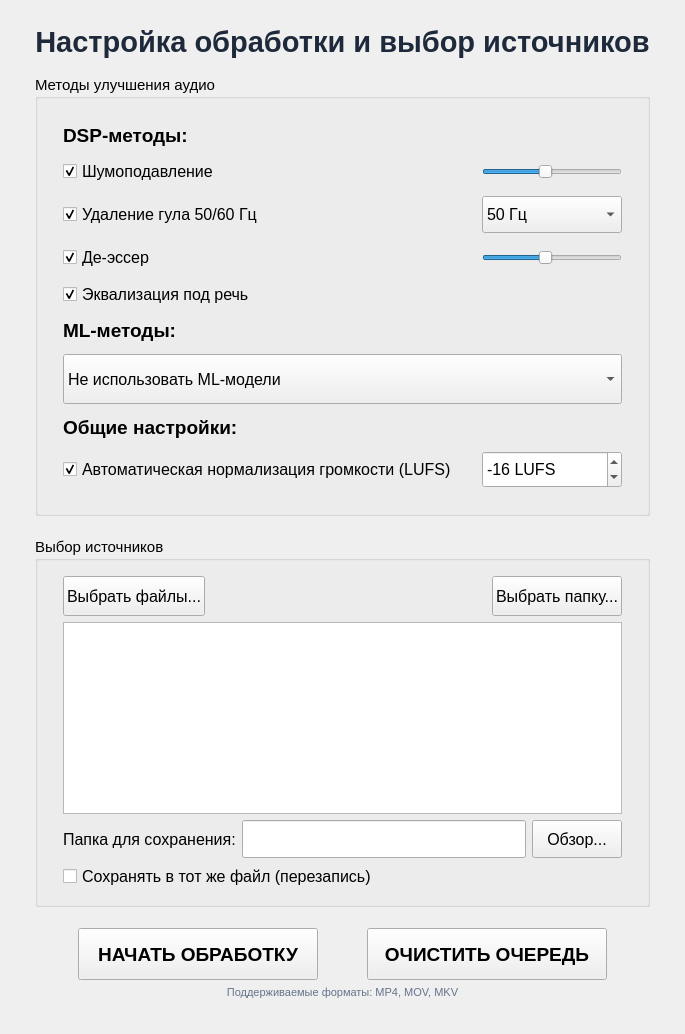
      <widget class="QWidget" name="processingScreen">
       <layout class="QVBoxLayout" name="verticalLayout_5">
        <property name="leftMargin">
         <number>35</number>
        </property>
        <property name="topMargin">
         <number>25</number>
        </property>
        <property name="rightMargin">
         <number>35</number>
        </property>
        <property name="bottomMargin">
         <number>25</number>
        </property>
        <item>
         <widget class="QLabel" name="processingTitleLabel">
          <property name="text">
           <string>&lt;html&gt;&lt;head/&gt;&lt;body&gt;&lt;p align=&quot;center&quot;&gt;&lt;span style=&quot; font-size:22pt; font-weight:700; color:#1e293b;&quot;&gt;Настройка обработки и выбор источников&lt;/span&gt;&lt;/p&gt;&lt;/body&gt;&lt;/html&gt;</string>
          </property>
          <property name="alignment">
           <set>Qt::AlignCenter</set>
          </property>
         </widget>
        </item>
        <item>
         <spacer name="verticalSpacer_process_mid1">
          <property name="orientation">
           <enum>Qt::Vertical</enum>
          </property>
          <property name="sizeHint" stdset="0">
           <size>
            <width>20</width>
            <height>10</height>
           </size>
          </property>
         </spacer>
        </item>
        <item>
         <widget class="QGroupBox" name="processingGroupBox">
          <property name="title">
           <string>Методы улучшения аудио</string>
          </property>
          <property name="font">
           <font>
            <pointsize>11</pointsize>
           </font>
          </property>
          <layout class="QGridLayout" name="gridLayout_3">
           <property name="leftMargin">
            <number>25</number>
           </property>
           <property name="topMargin">
            <number>25</number>
           </property>
           <property name="rightMargin">
            <number>25</number>
           </property>
           <property name="bottomMargin">
            <number>25</number>
           </property>
           <property name="horizontalSpacing">
            <number>25</number>
           </property>
           <property name="verticalSpacing">
            <number>12</number>
           </property>
           
           <item row="0" column="0" colspan="2">
            <widget class="QLabel" name="dspMethodsLabel">
             <property name="text">
              <string>&lt;html&gt;&lt;head/&gt;&lt;body&gt;&lt;p&gt;&lt;span style=&quot; font-size:14pt; font-weight:700;&quot;&gt;DSP-методы:&lt;/span&gt;&lt;/p&gt;&lt;/body&gt;&lt;/html&gt;</string>
             </property>
            </widget>
           </item>
           
           <item row="1" column="0">
            <widget class="QCheckBox" name="noiseReductionCheck">
             <property name="text">
              <string>Шумоподавление</string>
             </property>
             <property name="font">
              <font>
               <pointsize>12</pointsize>
              </font>
             </property>
             <property name="checked">
              <bool>true</bool>
             </property>
            </widget>
           </item>
           <item row="1" column="1">
            <widget class="QSlider" name="noiseReductionSlider">
             <property name="orientation">
              <enum>Qt::Horizontal</enum>
             </property>
             <property name="minimum">
              <number>1</number>
             </property>
             <property name="maximum">
              <number>10</number>
             </property>
             <property name="value">
              <number>5</number>
             </property>
            </widget>
           </item>
           
           <item row="2" column="0">
            <widget class="QCheckBox" name="humRemovalCheck">
             <property name="text">
              <string>Удаление гула 50/60 Гц</string>
             </property>
             <property name="font">
              <font>
               <pointsize>12</pointsize>
              </font>
             </property>
             <property name="checked">
              <bool>true</bool>
             </property>
            </widget>
           </item>
           <item row="2" column="1">
            <widget class="QComboBox" name="humFrequencyCombo">
             <property name="font">
              <font>
               <pointsize>12</pointsize>
              </font>
             </property>
             <property name="minimumSize">
              <size>
               <width>100</width>
               <height>37</height>
              </size>
             </property>
             <property name="maxVisibleItems">
              <number>8</number>
             </property>
             <item>
              <property name="text">
               <string>50 Гц</string>
              </property>
             </item>
             <item>
              <property name="text">
               <string>60 Гц</string>
              </property>
             </item>
            </widget>
           </item>
           
           <item row="3" column="0">
            <widget class="QCheckBox" name="deEsserCheck">
             <property name="text">
              <string>Де-эссер</string>
             </property>
             <property name="font">
              <font>
               <pointsize>12</pointsize>
              </font>
             </property>
             <property name="checked">
              <bool>true</bool>
             </property>
            </widget>
           </item>
           <item row="3" column="1">
            <widget class="QSlider" name="deEsserSlider">
             <property name="orientation">
              <enum>Qt::Horizontal</enum>
             </property>
             <property name="minimum">
              <number>1</number>
             </property>
             <property name="maximum">
              <number>10</number>
             </property>
             <property name="value">
              <number>5</number>
             </property>
            </widget>
           </item>
           
           <item row="4" column="0">
            <widget class="QCheckBox" name="eqCheck">
             <property name="text">
              <string>Эквализация под речь</string>
             </property>
             <property name="font">
              <font>
               <pointsize>12</pointsize>
              </font>
             </property>
             <property name="checked">
              <bool>true</bool>
             </property>
            </widget>
           </item>
           <item row="4" column="1">
            <widget class="QLabel" name="eqPlaceholder">
             <property name="text">
              <string/>
             </property>
            </widget>
           </item>
           
           <item row="5" column="0" colspan="2">
            <widget class="QLabel" name="mlMethodsLabel">
             <property name="text">
              <string>&lt;html&gt;&lt;head/&gt;&lt;body&gt;&lt;p&gt;&lt;span style=&quot; font-size:14pt; font-weight:700;&quot;&gt;ML-методы:&lt;/span&gt;&lt;/p&gt;&lt;/body&gt;&lt;/html&gt;</string>
             </property>
            </widget>
           </item>
           
           <item row="6" column="0" colspan="2">
            <widget class="QComboBox" name="mlModelCombo">
             <property name="font">
              <font>
               <pointsize>12</pointsize>
              </font>
             </property>
             <property name="minimumSize">
              <size>
               <width>0</width>
               <height>50</height>
              </size>
             </property>
             <property name="maxVisibleItems">
              <number>8</number>
             </property>
             <item>
              <property name="text">
               <string>Не использовать ML-модели</string>
              </property>
             </item>
             <item>
              <property name="text">
               <string>FRCRN</string>
              </property>
             </item>
             <item>
              <property name="text">
               <string>MossFormerGAN_SE</string>
              </property>
             </item>
             <item>
              <property name="text">
               <string>MetricGAN+</string>
              </property>
             </item>
            </widget>
           </item>
           
           <item row="7" column="0" colspan="2">
            <widget class="QLabel" name="generalSettingsLabel">
             <property name="text">
              <string>&lt;html&gt;&lt;head/&gt;&lt;body&gt;&lt;p&gt;&lt;span style=&quot; font-size:14pt; font-weight:700;&quot;&gt;Общие настройки:&lt;/span&gt;&lt;/p&gt;&lt;/body&gt;&lt;/html&gt;</string>
             </property>
            </widget>
           </item>
           
           <item row="8" column="0">
            <widget class="QCheckBox" name="normalizationCheck">
             <property name="text">
              <string>Автоматическая нормализация громкости (LUFS)</string>
             </property>
             <property name="font">
              <font>
               <pointsize>12</pointsize>
              </font>
             </property>
             <property name="checked">
              <bool>true</bool>
             </property>
             <property name="minimumSize">
              <size>
               <width>0</width>
               <height>35</height>
              </size>
             </property>
            </widget>
           </item>
           <item row="8" column="1">
            <widget class="QSpinBox" name="lufsSpinBox">
             <property name="font">
              <font>
               <pointsize>12</pointsize>
              </font>
             </property>
             <property name="minimumSize">
              <size>
               <width>120</width>
               <height>37</height>
              </size>
             </property>
             <property name="alignment">
              <set>Qt::AlignLeft</set>
             </property>
             <property name="suffix">
              <string> LUFS</string>
             </property>
             <property name="minimum">
              <number>-30</number>
             </property>
             <property name="maximum">
              <number>-10</number>
             </property>
             <property name="value">
              <number>-16</number>
             </property>
             <property name="buttonSymbols">
              <enum>QAbstractSpinBox::UpDownArrows</enum>
             </property>
            </widget>
           </item>
          </layout>
         </widget>
        </item>
        
        <item>
         <spacer name="verticalSpacer_process_mid2">
          <property name="orientation">
           <enum>Qt::Vertical</enum>
          </property>
          <property name="sizeHint" stdset="0">
           <size>
            <width>20</width>
            <height>15</height>
           </size>
          </property>
         </spacer>
        </item>
        
        <item>
         <widget class="QGroupBox" name="sourcesGroupBox">
          <property name="title">
           <string>Выбор источников</string>
          </property>
          <property name="font">
           <font>
            <pointsize>11</pointsize>
           </font>
          </property>
          <layout class="QVBoxLayout" name="verticalLayout_6">
           <property name="leftMargin">
            <number>25</number>
           </property>
           <property name="topMargin">
            <number>15</number>
           </property>
           <property name="rightMargin">
            <number>25</number>
           </property>
           <property name="bottomMargin">
            <number>15</number>
           </property>
           <item>
            <layout class="QHBoxLayout" name="horizontalLayout_3">
             <item>
              <widget class="QPushButton" name="selectFilesBtn">
               <property name="text">
                <string>Выбрать файлы...</string>
               </property>
               <property name="font">
                <font>
                 <pointsize>12</pointsize>
                </font>
               </property>
               <property name="minimumSize">
                <size>
                 <width>0</width>
                 <height>40</height>
                </size>
               </property>
              </widget>
             </item>
             <item>
              <spacer name="horizontalSpacer_btn">
               <property name="orientation">
                <enum>Qt::Horizontal</enum>
               </property>
               <property name="sizeHint" stdset="0">
                <size>
                 <width>30</width>
                 <height>20</height>
                </size>
               </property>
              </spacer>
             </item>
             <item>
              <widget class="QPushButton" name="selectFolderBtn">
               <property name="text">
                <string>Выбрать папку...</string>
               </property>
               <property name="font">
                <font>
                 <pointsize>12</pointsize>
                </font>
               </property>
               <property name="minimumSize">
                <size>
                 <width>0</width>
                 <height>40</height>
                </size>
               </property>
              </widget>
             </item>
            </layout>
           </item>
           <item>
            <widget class="QListWidget" name="fileListWidget">
             <property name="font">
              <font>
               <pointsize>12</pointsize>
              </font>
             </property>
             <property name="minimumSize">
              <size>
               <width>0</width>
               <height>100</height>
              </size>
             </property>
            </widget>
           </item>
           <item>
            <layout class="QHBoxLayout" name="horizontalLayout_4">
             <item>
              <widget class="QLabel" name="outputFolderLabel">
               <property name="text">
                <string>Папка для сохранения:</string>
               </property>
               <property name="font">
                <font>
                 <pointsize>12</pointsize>
                </font>
               </property>
              </widget>
             </item>
             <item>
              <widget class="QLineEdit" name="outputFolderLineEdit">
               <property name="font">
                <font>
                 <pointsize>12</pointsize>
                </font>
               </property>
               <property name="minimumSize">
                <size>
                 <width>0</width>
                 <height>38</height>
                </size>
               </property>
              </widget>
             </item>
             <item>
              <widget class="QPushButton" name="browseOutputBtn">
               <property name="text">
                <string>Обзор...</string>
               </property>
               <property name="font">
                <font>
                 <pointsize>12</pointsize>
                </font>
               </property>
               <property name="minimumSize">
                <size>
                 <width>90</width>
                 <height>38</height>
                </size>
               </property>
              </widget>
             </item>
            </layout>
           </item>
           <item>
            <widget class="QCheckBox" name="overwriteCheck">
             <property name="text">
              <string>Сохранять в тот же файл (перезапись)</string>
             </property>
             <property name="font">
              <font>
               <pointsize>12</pointsize>
              </font>
             </property>
            </widget>
           </item>
          </layout>
         </widget>
        </item>
        
        <item>
         <spacer name="verticalSpacer_process_mid3">
          <property name="orientation">
           <enum>Qt::Vertical</enum>
          </property>
          <property name="sizeHint" stdset="0">
           <size>
            <width>20</width>
            <height>15</height>
           </size>
          </property>
         </spacer>
        </item>
        
        <item>
         <layout class="QHBoxLayout" name="horizontalLayout_5">
          <item>
           <spacer name="horizontalSpacer_process_left">
            <property name="orientation">
             <enum>Qt::Horizontal</enum>
            </property>
            <property name="sizeHint" stdset="0">
             <size>
              <width>40</width>
              <height>20</height>
             </size>
            </property>
           </spacer>
          </item>
          <item>
           <widget class="QPushButton" name="startProcessingBtn">
            <property name="text">
             <string>НАЧАТЬ ОБРАБОТКУ</string>
            </property>
            <property name="font">
             <font>
              <pointsize>14</pointsize>
              <weight>75</weight>
              <bold>true</bold>
             </font>
            </property>
            <property name="minimumSize">
             <size>
              <width>240</width>
              <height>52</height>
             </size>
            </property>
           </widget>
          </item>
          <item>
           <spacer name="horizontalSpacer_process_mid">
            <property name="orientation">
             <enum>Qt::Horizontal</enum>
            </property>
            <property name="sizeHint" stdset="0">
             <size>
              <width>30</width>
              <height>20</height>
             </size>
            </property>
           </spacer>
          </item>
          <item>
           <widget class="QPushButton" name="clearQueueBtn">
            <property name="text">
             <string>ОЧИСТИТЬ ОЧЕРЕДЬ</string>
            </property>
            <property name="font">
             <font>
              <pointsize>14</pointsize>
              <weight>75</weight>
              <bold>true</bold>
             </font>
            </property>
            <property name="minimumSize">
             <size>
              <width>240</width>
              <height>52</height>
             </size>
            </property>
           </widget>
          </item>
          <item>
           <spacer name="horizontalSpacer_process_right">
            <property name="orientation">
             <enum>Qt::Horizontal</enum>
            </property>
            <property name="sizeHint" stdset="0">
             <size>
              <width>40</width>
              <height>20</height>
             </size>
            </property>
           </spacer>
          </item>
         </layout>
        </item>
        
        <item>
         <widget class="QLabel" name="formatsLabel">
          <property name="text">
           <string>&lt;html&gt;&lt;head/&gt;&lt;body&gt;&lt;p align=&quot;center&quot;&gt;&lt;span style=&quot; font-size:11px; color:#64748b;&quot;&gt;Поддерживаемые форматы: MP4, MOV, MKV&lt;/span&gt;&lt;/p&gt;&lt;/body&gt;&lt;/html&gt;</string>
          </property>
          <property name="alignment">
           <set>Qt::AlignCenter</set>
          </property>
         </widget>
        </item>
        
        <item>
         <spacer name="verticalSpacer_process_bottom">
          <property name="orientation">
           <enum>Qt::Vertical</enum>
          </property>
          <property name="sizeHint" stdset="0">
           <size>
            <width>20</width>
            <height>10</height>
           </size>
          </property>
         </spacer>
        </item>
       </layout>
      </widget>
